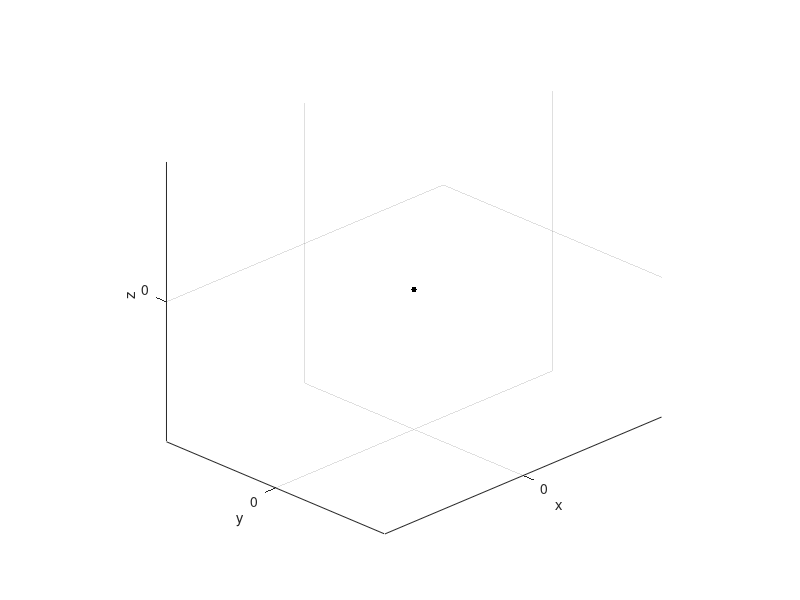

This figure's MATLAB source: (Note: this script raises an error after producing the figure.)
clear; clc; close all
%  Cesar Augusto Mendes Cordeiro da Silva
%  RA: 211270121
%  Exercício 1: Cubo Rotativo

%% (a) Função para plotar as arestas de um cubo centrado na origem
% Implementada abaixo como local function: plotCubeEdges(ax, H, L, style)
% Uso mínimo (identidade):
figure('Name','(a) Cubo centrado na origem','Color','w');
ax = gca; axis(ax,'equal'); grid(ax,'on'); hold(ax,'on');
xlabel('x'); ylabel('y'); zlabel('z'); view(135,25);
plot3(0,0,0,'k.','MarkerSize',12);  % origem
plotFrame(ax, eye(4), 0.8);          % eixos de referência
plotCubeEdges(ax, eye(4), 1.0, {'LineWidth',1.8}); % L=1

%% (b) Aplicar transformação homogênea antes do plot
% Exemplo: translação + rotação em Z
H = transl(0.5, -0.2, 0.3) * Rz(pi/6);
figure('Name','(b) Cubo transformado','Color','w');
ax = gca; axis(ax,'equal'); grid(ax,'on'); hold(ax,'on');
xlabel('x'); ylabel('y'); zlabel('z'); view(135,25);
plotFrame(ax, eye(4), 0.8);
plotFrame(ax, H, 0.6);
plotCubeEdges(ax, H, 1.0, {'LineWidth',1.8});

%% (c) Animação: rotação em torno do eixo x
figure('Name','(c) Rotação em torno de x','Color','w');
ax = gca; axis(ax,'equal'); grid(ax,'on'); hold(ax,'on');
xlabel('x'); ylabel('y'); zlabel('z'); view(135,25);
plotFrame(ax, eye(4), 0.8);
L = 1.0;
n = 180;
for k = 1:n
    th = 2*pi*(k/n);                 % 0 -> 360°
    Hk = Rx(th);                      % rotação em x
    hPlot = plotCubeEdges(ax, Hk, L, {'LineWidth',1.8});
    drawnow;
    if k < n, delete(hPlot); end      % apaga e redesenha (efeito animação)
end

%% (d) Animação: rotação em todos os eixos (x, y, z)
figure('Name','(d) Rotação em x,y,z','Color','w');
ax = gca; axis(ax,'equal'); grid(ax,'on'); hold(ax,'on');
xlabel('x'); ylabel('y'); zlabel('z'); view(135,25);
plotFrame(ax, eye(4), 0.8);
L = 1.0;
n = 240;
for k = 1:n
    thx = 2*pi*(k/n);
    thy = 2*pi*(k/n)*0.75;
    thz = 2*pi*(k/n)*0.5;
    Hk  = Rz(thz) * Ry(thy) * Rx(thx); % ordem Z*Y*X
    hPlot = plotCubeEdges(ax, Hk, L, {'LineWidth',1.8});
    drawnow;
    if k < n, delete(hPlot); end
end

%% Observações breves (para o relatório)
% - O cubo é definido por 8 vértices (±L/2) e 12 arestas; a transformação
%   homogênea H (4x4) é aplicada nos vértices em coordenadas homogêneas.
% - Em (c), a rotação em x mantém as coordenadas y–z do cubo girando
%   em torno do eixo x; em (d), a composição de rotações muda o eixo
%   instantâneo, produzindo trajetórias mais ricas dos vértices.

%% ======= Funções locais (auto-contidas) =======

function h = plotCubeEdges(ax, H, L, styleArgs)
% Desenha as arestas de um cubo de lado L, centrado na origem, após
% aplicar a transformação homogênea H (4x4).
    if nargin < 4, styleArgs = {}; end
    % vértices (±L/2)
    s = L/2;
    V = [ -s -s -s;
          -s -s  s;
          -s  s -s;
          -s  s  s;
           s -s -s;
           s -s  s;
           s  s -s;
           s  s  s ];
    % converte para homogêneo e transforma
    Vh = [V, ones(8,1)]';
    Vt = (H * Vh)';   % 8x4
    Vt = Vt(:,1:3);   % volta p/ 3D

    % arestas (pares de índices)
    E = [1 2; 1 3; 1 5;
         2 4; 2 6;
         3 4; 3 7;
         4 8;
         5 6; 5 7;
         6 8;
         7 8];

    % desenha
    h = gobjects(size(E,1),1);
    for i=1:size(E,1)
        p = Vt(E(i,:),:);
        h(i) = plot3(ax, p(:,1), p(:,2), p(:,3), 'k-', styleArgs{:});
    end
    axis(ax,'tight');
end

function plotFrame(ax, H, s)
% Desenha um triádico de eixos na pose H (4x4), tamanho s.
    o = H(1:3,4)';
    x = (H(1:3,1)*s)'; y = (H(1:3,2)*s)'; z = (H(1:3,3)*s)';
    plot3(ax, [o(1) o(1)+x(1)], [o(2) o(2)+x(2)], [o(3) o(3)+x(3)], '-', 'LineWidth',1.5);
    plot3(ax, [o(1) o(1)+y(1)], [o(2) o(2)+y(2)], [o(3) o(3)+y(3)], '-', 'LineWidth',1.5);
    plot3(ax, [o(1) o(1)+z(1)], [o(2) o(2)+z(2)], [o(3) o(3)+z(3)], '-', 'LineWidth',1.5);
    text(o(1)+x(1), o(2)+x(2), o(3)+x(3), 'x', 'Color','k', 'FontSize',10,'Parent',ax);
    text(o(1)+y(1), o(2)+y(2), o(3)+y(3), 'y', 'Color','k', 'FontSize',10,'Parent',ax);
    text(o(1)+z(1), o(2)+z(2), o(3)+z(3), 'z', 'Color','k', 'FontSize',10,'Parent',ax);
end

% --- Transformações homogêneas úteis (independentes da Toolbox) ---
function T = transl(x,y,z)
    T = eye(4); T(1:3,4) = [x;y;z];
end
function T = Rx(theta)
    c = cos(theta); s = sin(theta);
    T = [1 0 0 0; 0 c -s 0; 0 s c 0; 1-1 0 0 1]; % 1-1 vira 0, evita má formatação
end
function T = Ry(theta)
    c = cos(theta); s = sin(theta);
    T = [ c 0 s 0; 0 1 0 0; -s 0 c 0; 0 0 0 1];
end
function T = Rz(theta)
    c = cos(theta); s = sin(theta);
    T = [ c -s 0 0; s c 0 0; 0 0 1 0; 0 0 0 1];
end
